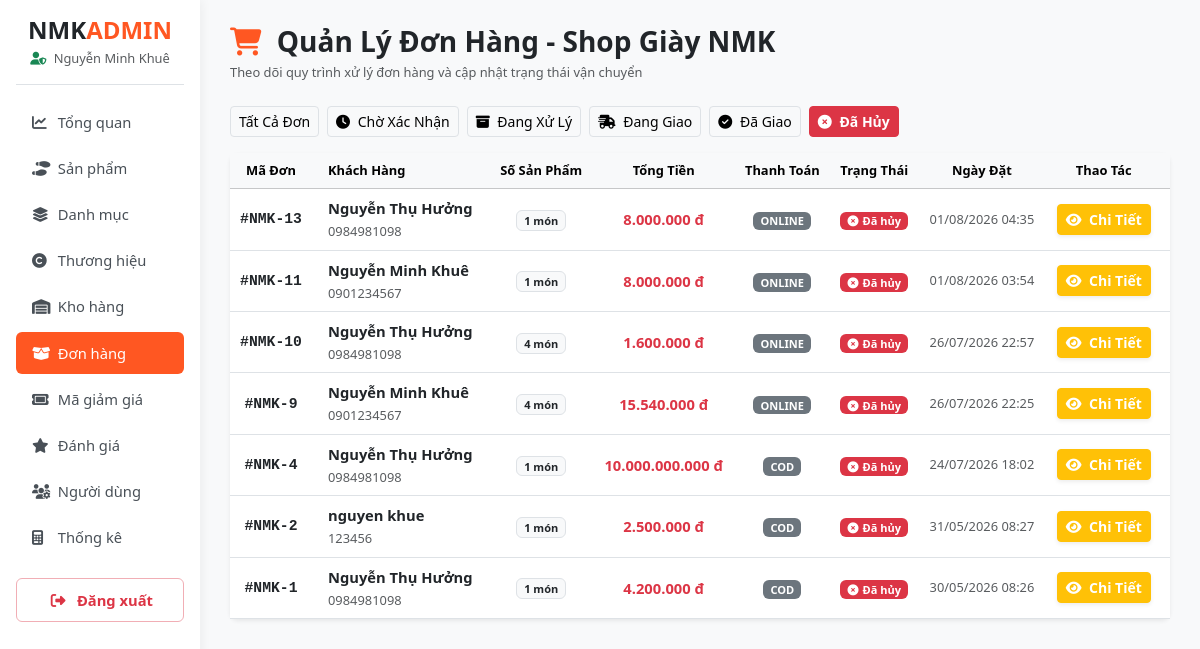
The page /admin/modules/don-hang/index-donhang.php?status=Đã hủy (signed in) on the database its author committed.
### tables this page shows
CREATE TABLE `orders` (
  `id` int(11) NOT NULL,
  `user_id` int(11) DEFAULT NULL,
  `fullname` varchar(100) NOT NULL,
  `email` varchar(100) NOT NULL,
  `phone` varchar(15) NOT NULL,
  `address` text NOT NULL,
  `total_price` decimal(12,2) NOT NULL,
  `coupon_code` varchar(20) DEFAULT NULL,
  `payment_method` enum('COD','Online') DEFAULT 'COD',
  `status` enum('Chờ xác nhận','Đang xử lý','Đang giao','Đã giao','Đã hủy') DEFAULT 'Chờ xác nhận',
  `created_at` timestamp NOT NULL DEFAULT current_timestamp()
);

### config.php (called while the page is built, shortened)
<?php
function format_money($amount) {
    return number_format((float)$amount, 0, ',', '.') . ' đ';
}
function sanitize($data) {
    return htmlspecialchars(trim((string)$data), ENT_QUOTES, 'UTF-8');
}

### admin/modules/don-hang/index-donhang.php (the view, shortened to what this page needs)
<?php
require_once __DIR__ . '/../../../config.php';
require_once __DIR__ . '/../../includes/header.php';
require_once __DIR__ . '/../../includes/sidebar.php';
$status_filter = isset($_GET['status']) ? sanitize($_GET['status']) : 'all';
$sql = "SELECT o.*, COALESCE(SUM(od.quantity), 0) AS total_items
        FROM orders o
        LEFT JOIN order_details od ON o.id = od.order_id
        WHERE 1=1";
$params = [];
if (in_array($status_filter, ['Chờ xác nhận', 'Đang xử lý', 'Đang giao', 'Đã giao', 'Đã hủy'])) {
    $sql .= " AND o.status = ?";
    $params[] = $status_filter;
}
$sql .= " GROUP BY o.id ORDER BY o.id DESC";
$stmt = $pdo->prepare($sql);
$stmt->execute($params);
$orders = $stmt->fetchAll();
$status_badges = [
    'Chờ xác nhận' => ['class' => 'bg-warning text-dark', 'icon' => 'fa-clock'],
    'Đang xử lý'   => ['class' => 'bg-info text-white', 'icon' => 'fa-box-archive'],
    'Đang giao'     => ['class' => 'bg-primary text-white', 'icon' => 'fa-truck-fast'],
    'Đã giao'       => ['class' => 'bg-success text-white', 'icon' => 'fa-circle-check'],
    'Đã hủy'        => ['class' => 'bg-danger text-white', 'icon' => 'fa-circle-xmark']
];
?>
<div class="d-flex justify-content-between align-items-center mb-4">
    <div>
        <h3 class="fw-bold m-0 text-dark">
            <i class="fa-solid fa-cart-shopping brand-orange me-2"></i> Quản Lý Đơn Hàng - Shop Giày NMK
        </h3>
        <p class="text-muted small m-0 mt-1">Theo dõi quy trình xử lý đơn hàng và cập nhật trạng thái vận chuyển</p>
    </div>
</div>
<div class="mb-3 d-flex flex-wrap gap-2">
    <a href="index-donhang.php?status=all"
       class="btn btn-sm <?= $status_filter === 'all' ? 'btn-dark fw-bold' : 'btn-light border' ?>">Tất Cả Đơn</a>
    <a href="index-donhang.php?status=Chờ xác nhận"
       class="btn btn-sm <?= $status_filter === 'Chờ xác nhận' ? 'btn-warning fw-bold text-dark' : 'btn-light border' ?>">
        <i class="fa-solid fa-clock me-1"></i> Chờ Xác Nhận
    </a>
    <a href="index-donhang.php?status=Đang xử lý"
       class="btn btn-sm <?= $status_filter === 'Đang xử lý' ? 'btn-info fw-bold text-white' : 'btn-light border' ?>">
        <i class="fa-solid fa-box-archive me-1"></i> Đang Xử Lý
    </a>
    <a href="index-donhang.php?status=Đang giao"
       class="btn btn-sm <?= $status_filter === 'Đang giao' ? 'btn-primary fw-bold' : 'btn-light border' ?>">
        <i class="fa-solid fa-truck-fast me-1"></i> Đang Giao
    </a>
    <a href="index-donhang.php?status=Đã giao"
       class="btn btn-sm <?= $status_filter === 'Đã giao' ? 'btn-success fw-bold' : 'btn-light border' ?>">
        <i class="fa-solid fa-circle-check me-1"></i> Đã Giao
    </a>
    <a href="index-donhang.php?status=Đã hủy"
       class="btn btn-sm <?= $status_filter === 'Đã hủy' ? 'btn-danger fw-bold' : 'btn-light border' ?>">
        <i class="fa-solid fa-circle-xmark me-1"></i> Đã Hủy
    </a>
</div>
<div class="card border-0 shadow-sm rounded-3 bg-white">
    <div class="card-body p-0">
        <?php if (empty($orders)): ?>
            <div class="p-5 text-center text-muted">
                <i class="fa-solid fa-inbox fs-1 mb-2 d-block"></i>
                Không tìm thấy đơn hàng nào phù hợp với bộ lọc.
            </div>
        <?php else: ?>
            <div class="table-responsive">
                <table class="table table-hover align-middle mb-0 text-center">
                    <thead class="table-light text-secondary small fw-bold">
                        <tr>
                            <th>Mã Đơn</th>
                            <th class="text-start ps-3">Khách Hàng</th>
                            <th>Số Sản Phẩm</th>
                            <th>Tổng Tiền</th>
                            <th>Thanh Toán</th>
                            <th>Trạng Thái</th>
                            <th>Ngày Đặt</th>
                            <th class="pe-3">Thao Tác</th>
                        </tr>
                    </thead>
                    <tbody>
                        <?php foreach ($orders as $row):
                            $curr_st = !empty($row['status']) ? $row['status'] : 'Chờ xác nhận';
                            $st = $status_badges[$curr_st] ?? ['class' => 'bg-secondary text-white', 'icon' => 'fa-question'];
                        ?>
                            <tr>
                                <td class="fw-bold font-monospace text-dark">#NMK-<?= $row['id'] ?></td>
                                <td class="text-start ps-3">
                                    <div class="fw-bold text-dark"><?= sanitize($row['fullname']) ?></div>
                                    <small class="text-muted"><?= sanitize($row['phone']) ?></small>
                                </td>
                                <td><span class="badge bg-light text-dark border"><?= $row['total_items'] ?> món</span></td>
                                <td class="fw-bold text-danger"><?= format_money($row['total_price']) ?></td>
                                <td><span class="badge bg-secondary"><?= strtoupper(sanitize($row['payment_method'])) ?></span></td>
                                <td>
                                    <span class="badge <?= $st['class'] ?> px-2.5 py-1.5 fw-semibold">
                                        <i class="fa-solid <?= $st['icon'] ?> me-1"></i><?= $curr_st ?>
                                    </span>
                                </td>
                                <td class="small text-muted"><?= date('d/m/Y H:i', strtotime($row['created_at'])) ?></td>
                                <td class="pe-3">
                                    <a href="detail-donhang.php?id=<?= $row['id'] ?>"
                                       class="btn btn-warning btn-sm text-white fw-bold shadow-sm">
                                        <i class="fa-solid fa-eye me-1"></i> Chi Tiết
                                    </a>
                                </td>
                            </tr>
                        <?php endforeach; ?>
                    </tbody>
                </table>
            </div>
        <?php endif; ?>
    </div>
</div>
<?php require_once __DIR__ . '/../../includes/footer.php'; ?>

### assets/css/style.css (style rules this page uses)
body.admin-body { background-color: #f8f9fa; font-family: 'Segoe UI', Roboto, Helvetica, Arial, sans-serif; font-size: 0.92rem; }
.brand-orange { color: #ff5722; }

### rows shown on the page
orders: id "13", fullname "Nguyễn Thụ Hưởng", phone "0984981098", total_items "1", total_price "8.000.000 đ", payment_method "ONLINE", status "Đã hủy", created_at "01/08/2026 04:35"
orders: id "11", fullname "Nguyễn Minh Khuê", phone "0901234567", total_items "1", total_price "8.000.000 đ", payment_method "ONLINE", status "Đã hủy", created_at "01/08/2026 03:54"
orders: id "10", fullname "Nguyễn Thụ Hưởng", phone "0984981098", total_items "4", total_price "1.600.000 đ", payment_method "ONLINE", status "Đã hủy", created_at "26/07/2026 22:57"
orders: id "9", fullname "Nguyễn Minh Khuê", phone "0901234567", total_items "4", total_price "15.540.000 đ", payment_method "ONLINE", status "Đã hủy", created_at "26/07/2026 22:25"
orders: id "4", fullname "Nguyễn Thụ Hưởng", phone "0984981098", total_items "1", total_price "10.000.000.000 đ", payment_method "COD", status "Đã hủy", created_at "24/07/2026 18:02"
orders: id "2", fullname "nguyen khue", phone "123456", total_items "1", total_price "2.500.000 đ", payment_method "COD", status "Đã hủy", created_at "31/05/2026 08:27"
orders: id "1", fullname "Nguyễn Thụ Hưởng", phone "0984981098", total_items "1", total_price "4.200.000 đ", payment_method "COD", status "Đã hủy", created_at "30/05/2026 08:26"

### other values the page prints
$_SESSION['user']['fullname'] "Nguyễn Minh Khuê"
